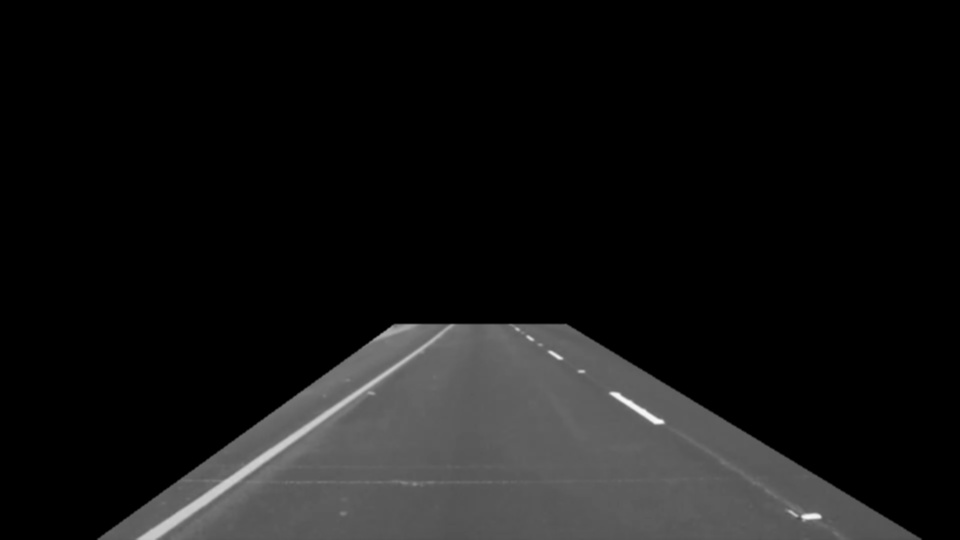
#> input picture tests/blurred.jpg, 960 x 540 px
$ python find_lanes.py tests/blurred.jpg out.png
#> lines starting #> are read from the running program, lines starting #| are printed output that depends on the picture; after the words box and inside, x2 and y2 are one past the last pixel; in counts of white or black regions, pixels touching at a corner belong together
### lib/image_processing_functions.py
# Exported from given sectino in Ps.pynb from Udacity
# extended, adjusted or added functions "hough_lines", "draw_lines", "remove_lines"

import math
import cv2
import matplotlib.image as mpimg
import numpy as np
import os

from inspect import getsourcefile
import os.path
import sys


# enable import from modules lying in parent directory
current_path = os.path.abspath(getsourcefile(lambda:0))
current_dir = os.path.dirname(current_path)
parent_dir = current_dir[:current_dir.rfind(os.path.sep)]

sys.path.insert(0, parent_dir)

from . math_functions import StraightLine, Sequence, slope, average_straight_lines, extrapolate_line


def grayscale(img: np.ndarray):
    """Applies the Grayscale transform
    This will return an image with only one color channel
    but NOTE: to see the returned image as grayscale
    (assuming your grayscaled image is called 'gray')
    you should call plt.imshow(gray, cmap='gray')"""
    return cv2.cvtColor(img, cv2.COLOR_RGB2GRAY)
    # Or use BGR2GRAY if you read an image with cv2.imread()
    # return cv2.cvtColor(img, cv2.COLOR_BGR2GRAY)

def canny(img, low_threshold, high_threshold):
    """Applies the Canny transform"""
    return cv2.Canny(img, low_threshold, high_threshold)

def gaussian_blur(img, kernel_size):
    """Applies a Gaussian Noise kernel"""
    return cv2.GaussianBlur(img, (kernel_size, kernel_size), 0)

def region_of_interest(img, vertices):
    """
    Applies an image mask.

    Only keeps the region of the image defined by the polygon
    formed from `vertices`. The rest of the image is set to black.
    """
    #defining a blank mask to start with
    mask = np.zeros_like(img)

    #defining a 3 channel or 1 channel color to fill the mask with depending on the input image
    if len(img.shape) > 2:
        channel_count = img.shape[2]  # i.e. 3 or 4 depending on your image
        ignore_mask_color = (255,) * channel_count
    else:
        ignore_mask_color = 255

    #filling pixels inside the polygon defined by "vertices" with the fill color
    cv2.fillPoly(mask, vertices, ignore_mask_color)

    #returning the image only where mask pixels are nonzero
    masked_image = cv2.bitwise_and(img, mask)
    return masked_image


def draw_lines(img: np.ndarray, lines: Sequence[StraightLine], color=[255, 0, 0], thickness=10):
    """
    NOTE: this is the function you might want to use as a starting point once you want to
    average/extrapolate the line segments you detect to map out the full
    extent of the lane (going from the result shown in raw-lines-example.mp4
    to that shown in P1_example.mp4).

    Think about things like separating line segments by their
    slope ((y2-y1)/(x2-x1)) to decide which segments are part of the left
    line vs. the right line.  Then, you can average the position of each of
    the lines and extrapolate to the top and bottom of the lane.

    This function draws `lines` with `color` and `thickness`.
    Lines are drawn on the image inplace (mutates the image).
    If you want to make the lines semi-transparent, think about combining
    this function with the weighted_img() function below
    """

    for line in lines:
        cv2.line(img, (line.x1, line.y1), (line.x2, line.y2), color, thickness)


def hough_lines(img, rho, theta, threshold, min_line_len, max_line_gap) -> Sequence[StraightLine]:
    """
    `img` should be the output of a Canny transform.

    Returns an image with hough lines drawn.
    """
    lines = cv2.HoughLinesP(img, rho, theta, threshold, np.array([]), min_line_len, max_line_gap)

    # use tuples for line:  [[x1,y1,x2,y2]]
    lines = [StraightLine(*line[0]) for line in lines]
    #draw_lines(line_img, lines, min_slope_lane, TOP_LANE_Y_POS, YMAX)
    #return line_img

    return lines


def weighted_img(img, initial_img, α=0.8, β=1., λ=0.):
    """
    `img` is the output of the hough_lines(), An image with lines drawn on it.
    Should be a blank image (all black) with lines drawn on it.

    `initial_img` should be the image before any processing.

    The result image is computed as follows:

    initial_img * α + img * β + λ
    NOTE: initial_img and img must be the same shape!
    """
    return cv2.addWeighted(initial_img, α, img, β, λ)


def remove_lines(lines: Sequence[StraightLine], min_slope, max_slope) -> Sequence[StraightLine]:
    """Returns: lines that fulfill specified slope range, the rest is removed from the list"""
    leftover_lines = [line for line in lines if slope(line) > min_slope and slope(line) < max_slope]
    return leftover_lines

### lib/math_functions.py
# mathmatical functions for lines
from collections import namedtuple
from typing import Sequence
import numpy as np


StraightLine = namedtuple("line", "x1 y1 x2 y2")


def slope(line: StraightLine) -> float:
    """ Returns: slope of the line. """

    #import pdb; pdb.set_trace()

    delta_y = line.y2 - line.y1
    delta_x = line.x2 - line.x1

    # avoid crashing, compromising accuracy
    if (delta_x == 0):  delta_x = 0.00000001
    return (delta_y / delta_x)

def line_interception_y_axis(line: StraightLine) -> int:
    """ Returns: y coordinate of interception with  y axis
    """
    # b = y - mx

    b = line.y1 - slope(line)*line.x1
    return (b)


def extrapolate_line(line: StraightLine, start_y, end_y) -> StraightLine:
    """ Returns: extrapolated staight line according to start and end value of y """
    # calculate corresponding x coordinates (y = mx + b) -> x = (y-b)/m

    if (line==None or len(line)==0): return

    elif (len(line) > 0):

        m = slope(line)
        b = line_interception_y_axis(line)
        start_x = int((start_y - b) / m)
        end_x   = int((end_y - b) / m)

        extrapolatedLine = StraightLine(*[start_x, start_y, end_x, end_y])


    return (extrapolatedLine)


def average_straight_lines(lines: Sequence[StraightLine]) -> StraightLine:
    """ Returns: the average of sequence of lines, if list is not empty. """
    # y = m1*x + b1
    # y = m2*x + b2
    # -> average over slope 'm'' and interception w/ y axis 'b', easier -> average over start and endpoints

    if (lines==None or len(lines) == 0): return
    num_lines = len(lines)
    if num_lines == 1: return(lines[0])

    average_x1 = int(sum(line.x1 for line in lines)/num_lines)
    average_x2 = int(sum(line.x2 for line in lines)/num_lines)
    average_y1 = int(sum(line.y1 for line in lines)/num_lines)
    average_y2 = int(sum(line.y2 for line in lines)/num_lines)

    average_line = StraightLine(*[average_x1, average_y1, average_x2, average_y2])

    return average_line

### find_lanes.py
# main function

# IMPORT
import matplotlib.pyplot as plt
import matplotlib.image as mpimg
import numpy as np
import cv2
import os
import argparse
from moviepy.editor import VideoFileClip
from IPython.display import HTML

from typing import Sequence

import pdb

from lib.math_functions import StraightLine, slope, extrapolate_line, line_interception_y_axis
from lib.image_processing_functions import grayscale, region_of_interest, gaussian_blur, canny, \
    hough_lines, weighted_img, draw_lines, remove_lines, average_straight_lines, extrapolate_line


# 0 PARAMETERS


## Masking: vertices
# Run determine_params to set image dimension dependent parameters

IMSHAPE = np.array([0,0,0])

TOP_LANE_Y_POS        = int(0)   # [pixel], top of lane y position  0.58

VERTICES = np.array([])

LINE_THICKNESS        = 10                       # thickness of line to mask edges introduced by masking

MIN_SLOPE_LANE        = 0.4                      # compare abs. value of slopes of lines to filter non-lane lines


## Smoothing
GAUSSIAN_BLUR_KERNEL_SIZE    = 3

## Canny: gradient intensity thresholds
LOW_CANNY_GRAD_INTENS_THR    = 220
HIGHER_CANNY_GRAD_INTENS_THR = 290


MIN_LINE_LEN    = 10    # unitless, lower threshold of gradient intensity
MAX_LINE_GAP    = 10    # unitless, upper threshold of gradient intensity

## Hough Transform
## divide hough space into grid with distance 'steps' rho and angle steps 'theta'
RHO = 2               # [pixel], delta of euclidian distance from origin to the line in [pixel]
THETA = np.pi / 360    # [rad], pi/180 = 1 rad

## HOUGH Threshold: minimum vote it should get for it to be considered as a line.
## Number of votes depend upon number of points on the line.
## So it represents the minimum length of line that should be detected.
HOUGH_ACCUMULATION_THR = 10    # number of votes in accumulation matrix,
                               # this is also the lower bound for minimal line length

## Overlay line image onto original: weights
α = 0.8   # weight for original image
β = 1     # weight for image being overlaid
λ = 0


BLACK = [0, 0, 0]


def main():
    """business logic for when running this module as the primary one"""
    parser = argparse.ArgumentParser(description="Mark lane lines on an image of a road.")
    parser.add_argument("src_path", help="Path of source image to have lane lines marked.")
    parser.add_argument("dest_path", help="Path of image with marked lane lines.")
    args = parser.parse_args()
    find_lanes_in_images(args.src_path, args.dest_path)
#> in find_lanes_in_images, image is the input picture: shape (540, 960, 3); min 0, max 253, mean 20.5
    print("Added lane markings to image:", args.src_path, "and saved the resulting image to:", args.dest_path)


def find_lanes_in_images(source_file_path: str, dest_file_path: str) -> bool:
    """Mark lane lines in given road image"""
    #reading in an image
    image = mpimg.imread(source_file_path)
    marked = process_image(image)
    file_saved = save_image(dest_file_path, marked)
    print("Image with marked lanes was written to: ", dest_file_path)
    return file_saved

# [7 lines left out: function find_lanes_in_videos, not called in this run]

def determine_params(image: np.ndarray):
    """Sets parameters according to image dimensions"""

    imshape  = image.shape # (y,x, num channels ) e.g. (540, 960, 3)  imshape[0] -> y, imshape[1] -> x

    center_x = int(imshape[1] / 2)   # half of x scale in the image
    center_y = int(imshape[0] / 2)   # half of y scale in the image

    top_lane_y_pos        = int(0.6 * imshape[0])    # [pixel], top of lane y position  0.58
    offset_x              = int(0.09 * imshape[1])   # [pixel], defines offset from the center of top of the   0.09
                                # lane to the right a. left to define masking polygon
    bottom_right_offset_x = int(0.04 * imshape[1])   # [pixel], defines offset from the center of top of the
                                # lane to the right a. left to define masking polygon

    bottom_left_x_pos     = int(0.1 * imshape[1])    # [pixel], bottom left x position of masking polygon


    return (imshape, center_x, center_y, top_lane_y_pos, offset_x, bottom_right_offset_x, bottom_left_x_pos)


# 1 FUNCTIONS ####

def process_image(image: np.ndarray) -> np.ndarray:
    # NOTE: The output you return should be a color image (3 channel) for processing video below
    # TODO: put your pipeline here,
    # you should return the final output (image where lines are drawn on lanes)

    # PIPELINE
        ## 1) GRAY SCALE
        ## 2) MASKING
        ## 3) REMOVING NOISE USING GAUSSIAN BLUR
        ## 4) CANNY EDGE DETECTION
        ## 5) OVERPAINT EDGES INTRODUCED BY MASKING
        ## 6) HOUGHT LINE DETECTION (also removing non-lane lines)
        ## 7) Overlay detected lanes on original image


    (IMSHAPE, TOP_LANE_Y_POS, VERTICES, SAVE_IMAGES) = preprocess(image)

    # 1 CONVERT TO GRAY SCALE
    gray = grayscale(image)  # returns one color channel, needs to be set to gray when using imshow()

    # optional thresholding
    #ret,thresh=cv2.threshold(gray,200,255,cv2.THRESH_BINARY)

    # 2 MASKING - REGION OF INTEREST
    ## reduce the number of pixels to be processed, to lower reduce computational effort for e.g gaussian blur
    ## compute vertices for triangle masking
    ## This time we are defining a four sided polygon to mask
    masked = region_of_interest(gray, VERTICES)


    ## 3 REMOVING NOISE WITH GAUSSIAN-BLUR
    ### reduce noise in the gray-scale image to improve later edge detection
    ### This is an extra smoothing applied prior to the one embedded in the canny function
    blurred = gaussian_blur(masked, GAUSSIAN_BLUR_KERNEL_SIZE)


    # 4 CANNY EDGE DETECTION
    edges_without_lines_marked = canny(blurred, LOW_CANNY_GRAD_INTENS_THR, HIGHER_CANNY_GRAD_INTENS_THR)  # image w/ edges emphasized
    edges = edges_without_lines_marked.copy()


    # 5 OVERPAINT EDGES introduced  by prior masking, so they are not reccoginzed by hough_line method

    masking_lines = vertices_to_lines(VERTICES)
    draw_lines(edges, masking_lines, BLACK, LINE_THICKNESS)


    # 6 HOUGH TRANSFORMATION FOR LINE DETECTION
        # lines not representing a lane are removed from the result
    lines = hough_lines(edges, RHO, THETA, HOUGH_ACCUMULATION_THR, MIN_LINE_LEN, MAX_LINE_GAP)  # Sequence[StraightLine]

    lines = process_lines(lines, MIN_SLOPE_LANE, TOP_LANE_Y_POS, IMSHAPE[0]) # remove non-lane lines


    line_img = np.zeros((IMSHAPE[0], IMSHAPE[1], 3), dtype=np.uint8)
    draw_lines(line_img, lines) # draw detected lanes into empty image


    # 7 OVERLAY IMAGES: overlay line image on top of the irginal one.
    weighted = weighted_img(line_img, image, α, β, λ)

    if SAVE_IMAGES == True:
        save_images_batch(["gray", "masked", "blurred", "edges_without_lines_marked", "edges", "line_img", "weighted"], \
                          [gray, masked, blurred, edges_without_lines_marked, edges, line_img, weighted])

    #return edges, masked_edges, weighted
    return weighted


def compute_vertices(imshape: np.ndarray, center_x, center_y, top_lane_y_pos, offset_x, bootom_right_offset_x, bottom_left_x_pos) -> np.ndarray:

    """ Computes vertices for masking
    Returns: vertices as np.array """

    (X0, Y0) = (bottom_left_x_pos, imshape[0])                    # left bottom point
    (X1, Y1) = (center_x - offset_x, top_lane_y_pos)              # left top point
    (X2, Y2) = (center_x + offset_x, top_lane_y_pos)              # right top point
    (X3, Y3) = (imshape[1] - bootom_right_offset_x, imshape[0])   # right bottom point

    vertices = np.array([[(X0, Y0), (X1, Y1), (X2, Y2), (X3, Y3)]], dtype=np.int32)


    return vertices

def vertices_to_lines(vertices: np.ndarray) -> Sequence[StraightLine]:
    """ INPUT:   Coordinate pairs in array: [X0, Y0, X1, Y1], [...], []
        RETURNS: lines: line(X0= , Y0=, X1=, X2= ) """

    i = 0
    max_index = vertices.shape[1] - 1
    lines = [[vertices[0][0][0], vertices[0][0][1], vertices[0][max_index][0], vertices[0][max_index][1]]] # append last line
    while i < (vertices.shape[1]-1):     # number of points
        lines = np.append(lines, [[vertices[0][i][0], vertices[0][i][1], vertices[0][i+1][0], vertices[0][i+1][1]]], axis=0)
        i = i + 1

    lines = [StraightLine(*line) for line in lines]
    return lines

def process_lines(lines: Sequence[StraightLine], min_slope: int, ymin: int, ymax: int) -> Sequence[StraightLine]:
    """Returns: Sequence of lines fulfilling min slop condition
       trying to remove everything that is not assumed to be a lane line"""

    # 1 filter and separate  ine segments
    # 2 average the position of each of the lines
    # 3 extrapolate to the top and bottom of the lane

    # Note: average first before extrapolating to keep stronger imapct of longer lines on the average lines

    # 1 FILTER LINES (only consider line beeing lane lines)
        # filter by slope: remove horizontal lines, when filtering in left and right lane group

    negative_slope_lines = remove_lines(lines, -1, -min_slope)
    positive_slope_lines = remove_lines(lines, min_slope, 1)

    # 2 AVERAGE the position of the lines
    negative_slope_line = average_straight_lines(negative_slope_lines)
    positive_slope_line = average_straight_lines(positive_slope_lines)

    # 3 EXRTAPOLATE

    # only extrapolate if there is a line left in the lists
    extrapolated_neg_slope_line = extrapolate_line(negative_slope_line, ymin, ymax)

    extrapolated_pos_slope_line = extrapolate_line(positive_slope_line, ymin, ymax)

    lanes = [extrapolated_neg_slope_line] + [extrapolated_pos_slope_line] # combine to one list

    return (list(filter(None.__ne__, lanes)))


def preprocess(image: np.ndarray):
    (imshape, center_x, center_y, top_lane_y_pos, offset_x, bottom_right_offset_x, bottom_left_x_pos) = determine_params(image)
    vertices = compute_vertices(imshape, center_x, center_y, top_lane_y_pos, offset_x, bottom_right_offset_x, bottom_left_x_pos)
    save_images = False # change to true for saving pipeline images
    return(imshape, top_lane_y_pos, vertices, save_images)


def save_image(dest_file_path: str, image: np.ndarray):
    """Returns: True if file was written, false if not"""

    dir = os.path.split(dest_file_path)[0]
    if not os.path.exists(dir):
        os.makedirs(dir)

    # convert color space to RGB space
    if len(image.shape) == 3: # for color images
        img = cv2.cvtColor(image, cv2.COLOR_BGR2RGB)
    else:  # for single channel (grayscale images)
        img = cv2.cvtColor(image, cv2.COLOR_GRAY2RGB)

    saved = cv2.imwrite(dest_file_path, img)
    return saved

# [18 lines left out: functions save_images_batch, save_videos, not called in this run]

# only run the code below, if this script is the entry-point
if __name__ == '__main__':
    main()
#> in preprocess, `(imshape, center_x, center_y, top_lane_y_pos, offset_x, bottom_right_o..`: imshape = (540, 960, 3); center_x = 480; center_y = 270; top_lane_y_pos = 324; offset_x = 86; bottom_right_offset_x = 38; bottom_left_x_pos = 96
#> in compute_vertices, `(X0, Y0) = (bottom_left_x_pos, imshape[0])`: Y0 = 540
#> in compute_vertices, `(X1, Y1) = (center_x - offset_x, top_lane_y_pos)`: X1 = 394; Y1 = 324
#> in compute_vertices, `(X2, Y2) = (center_x + offset_x, top_lane_y_pos)`: X2 = 566; Y2 = 324
#> in compute_vertices, `(X3, Y3) = (imshape[1] - bootom_right_offset_x, imshape[0])`: X3 = 922; Y3 = 540
#> in compute_vertices, `vertices = np.array([[(X0, Y0), (X1, Y1), (X2, Y2), (X3, Y3)]], dtype=..`: vertices = [[96, 540], [394, 324], [566, 324], [922, 540]]
#> in process_image, `(IMSHAPE, TOP_LANE_Y_POS, VERTICES, SAVE_IMAGES) = preprocess(image)`: IMSHAPE = (540, 960, 3); TOP_LANE_Y_POS = 324; VERTICES = [[96, 540], [394, 324], [566, 324], [922, 540]]; SAVE_IMAGES = False
#> in region_of_interest, `cv2.fillPoly(mask, vertices, ignore_mask_color)`:
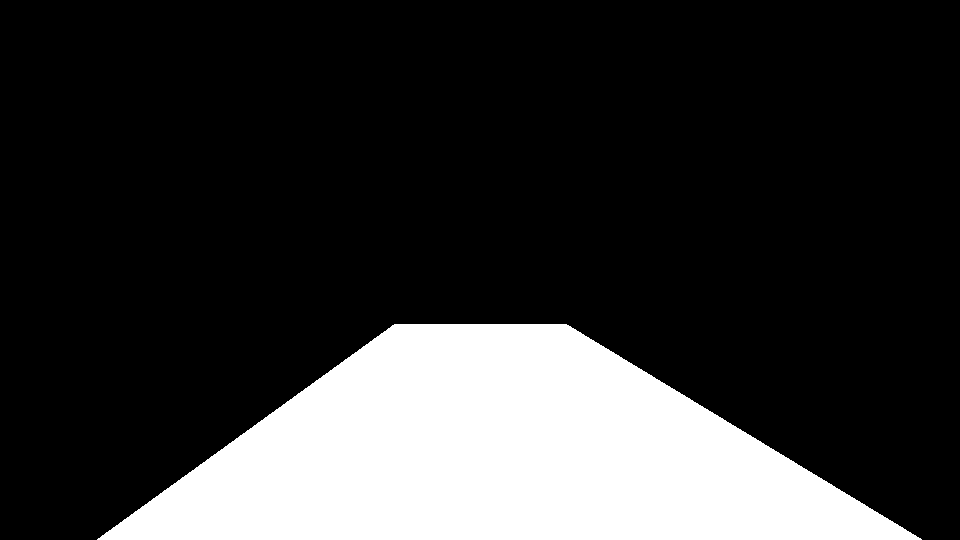
#> mask: shape (540, 960); 20.8% white; 1 white region, box (x1, y1, x2, y2) and area: (97, 324, 922, 540) 107895
#> in canny, `return cv2.Canny(img, low_threshold, high_threshold)`:
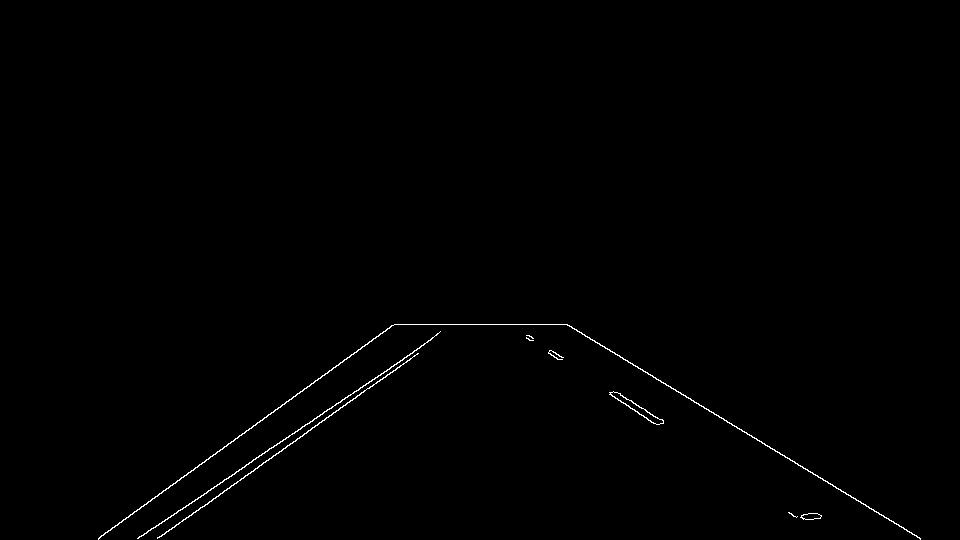
#> returned value: shape (540, 960); 0.48% white in thin lines or dots, all inside (x1, y1, x2, y2) = (98, 324, 921, 540)
#> in vertices_to_lines, `lines = [[vertices[0][0][0], vertices[0][0][1], vertices[0][max_index]..`: lines = [[96, 540, 922, 540]]
#> (the rest of the program and of its run is left out)
